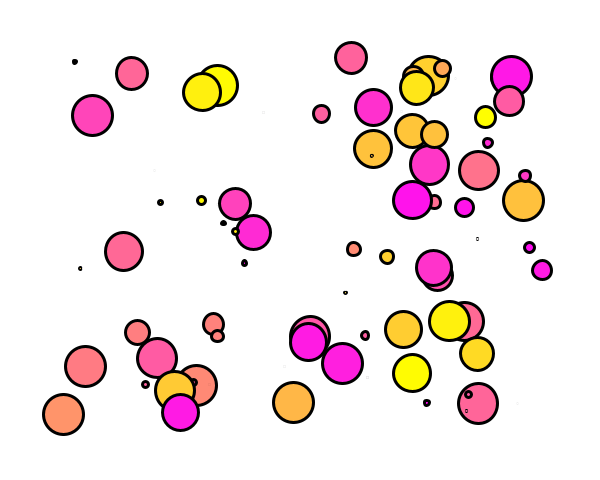
Frame 1 (no input)
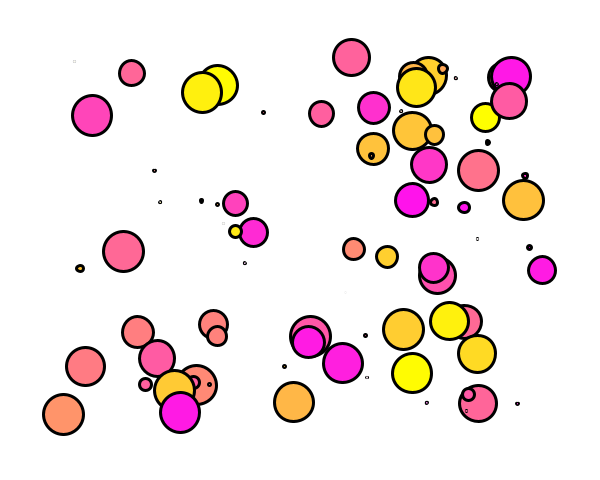
Frame 60 (the mouse pressed at the canvas centre just before this capture)
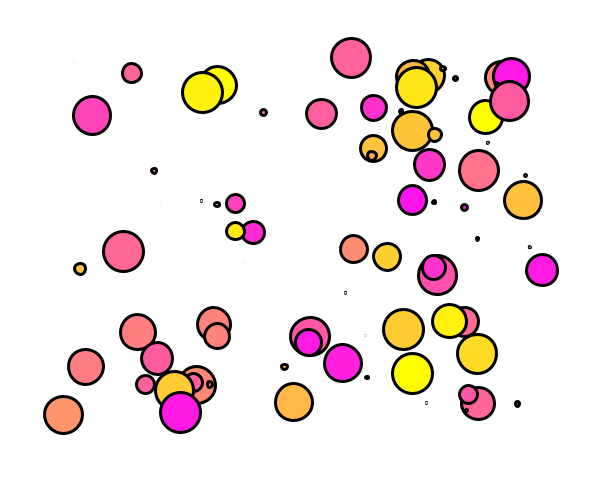
Frame 120 (the mouse held since frame 60 and released just before this capture)

The Processing sketch that drew these frames (run headless with seeded random() and noise(); from frame 60 on, the mouse is pressed at the canvas centre):

// Processing sketch: processing_108563
// ── processing_108563.pde

Circle[] circles; // array for the circle objects
int numCircles=80; // number of circles in simulation

void setup() {
  size(600,480);
  smooth();
  strokeWeight(3); // boundaries thicker
  circles = new Circle[numCircles]; // create the array of the given size
  for (int i=0; i<numCircles; i++) {
    // now create circles according to the given definition, use random numbers as values
    circles[i] = new Circle(50+random(500),50+random(380),random(100),random(255));
  }
}

void draw() {
  background(255); // repaint a white background in each frame
  for (int i=0; i<numCircles; i++) {
    circles[i].render(); // tell every circle to repaint itself (after rotating a bit)
  }
}

class Circle {
  float x, y; // position
  float v; // sin value
  float c; // color value
  
  Circle(float x, float y, float v, float c) {
    // assign the randomly created values to the class variables to remember them for painting
    this.x=x; 
    this.y=y;
    this.c=c;
    this.v=v;
  } 
  
  void render() {
    fill(255,255-c,c); // set the gray value as color to fill
    v+=0.1;
    ellipse(x,y,20+20*sin(v),20+20*sin(v));
  }
}
